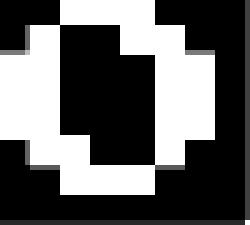
#> input picture data/0.bmp, 50 x 45 px (shown 5 times larger); its folder holds only this picture in this run
$ python -i modelgenerator.py   (imports and definitions only)
#> lines starting #> are read from the running program, lines starting #| are printed output that depends on the picture; after the words box and inside, x2 and y2 are one past the last pixel; in counts of white or black regions, pixels touching at a corner belong together
#> further down, picture is the input picture: shape (45, 50, 3); min 0, max 255, mean 97.6
### src/parser.py
from os import listdir
from os.path import isfile, join
from pathlib import Path

import cv2


class Parser:
    """List of utilities to parse a given frame and return the content in form of text"""

    def __init__(self, threshold=0.2):
        self._templates_path = '../data/'
        self._templates = {}
        self._threshold = threshold
        for template in listdir(self._templates_path):
            file = join(self._templates_path, template)
            if isfile(file):
                key = Path(file).resolve().stem
                self._templates[key] = cv2.imread(file)

    def get_char(self, frame, numbers_only=False):
        """return the char found in the frame"""
        char = ''
        final_max = -1

        black = [0, 0, 0]
        frame = cv2.copyMakeBorder(frame, 50, 50, 50, 50, cv2.BORDER_CONSTANT, value=black)
        frame = cv2.GaussianBlur(frame, (5, 5), 0)

        cv2.imshow('test', frame)

        for key in self._templates.keys():
            template = self._templates.get(key)

            res = cv2.matchTemplate(frame, template, cv2.TM_CCOEFF_NORMED)

            min_val, max_val, min_loc, max_loc = cv2.minMaxLoc(res)
            if max_val > final_max:
                char = key
                final_max = max_val
        return char

    def get_tetromino(self, frame):
        """return the tetromino found in the frame"""
        pass

### src/modelgenerator.py
import cv2
import numpy as np

from src.contour import Contour
from src.parser import Parser
from src.rect import Rect


class ModelGenerator:
    def __init__(self):
        pass

    def refresh(self, frame):
        """Processes the given frame and returns a debug image showing where the system looked
        for things and the model status for that frame"""
        frame = cv2.cvtColor(frame, cv2.COLOR_RGB2GRAY)
        frame = self.crop_window_border(frame)
        frame = self.crop_black_border(frame)
        frame = cv2.cvtColor(frame, cv2.COLOR_GRAY2RGB)
        self.get_score(frame)
        return None, frame

    @staticmethod
    def crop_window_border(frame: np.ndarray):
        """Uses contours to find the second largest contour of the window
        This happens to be the game window WITHOUT the window border and the menus

        :returns a cropped OpenCV Image"""
        _, binary_image = cv2.threshold(frame, 1, 255, 0)
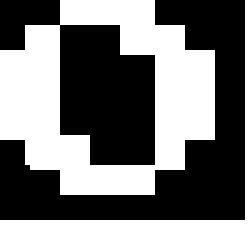
#> binary_image: shape (45, 50) (shown 5 times larger); 42.4% white; 2 white regions
        contours, hier = cv2.findContours(binary_image, cv2.RETR_TREE, cv2.CHAIN_APPROX_SIMPLE)
#> contours = 3 contours, 1 with area under 20; largest, box (x1, y1, x2, y2) and area: (0, 0, 43, 39) 1238, (11, 4, 32, 34) 499

        # Get all the contours and its areas in a list
        contours_list = []
        for contour in contours:
            area = cv2.contourArea(contour)
            contours_list.append(Contour(area=area, value=contour))
#> this loop made 3 passes
#> area on passes 2 to 3: 1238.5, 499
#> after the loop, contours_list = 3 items

        # Now sort the list and get the SECOND BIGGEST which turns out to be "-2"
        contours_list = sorted(contours_list, key=lambda x: x.area)

        # Get the rectangle enclosing that contour area and crop the image
        x, y, w, h = cv2.boundingRect(contours_list[-2].value)
#> x = 11; y = 4; w = 21; h = 30
        frame = frame[y:y + h, x:x + w]
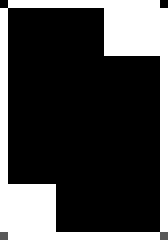
#> frame: shape (30, 21) (shown 8 times larger); min 0, max 255, mean 69.9
        return frame

    @staticmethod
    def crop_black_border(frame, ar_horiz=4, ar_vert=3):
        """Using the Aspect Ratio passed as a parameter this method will process the image and
        crop any black border either top-down or on the sides of the image. We need this since
        the actual game aspect ratio won't change but the window in which it's contained can.

        In order to do this we will find the largest image (with that aspect ratio)
        that can fit in the current frame and crop the current frame to the found image"""
#> called with ar_horiz = 4, ar_vert = 3

        aspect_ratio = float(ar_horiz) / float(ar_vert)
        h_origin, w_origin = frame.shape
#> h_origin = 30; w_origin = 21
        calculated_width = int(h_origin * aspect_ratio)
#> calculated_width = 40
        calculated_hight = int(w_origin / aspect_ratio)
#> calculated_hight = 15
        if w_origin > calculated_width:
            to_crop = w_origin - calculated_width
            frame = frame[0:h_origin, int(to_crop / 2):w_origin - int(to_crop / 2)]
        else:
            to_crop = h_origin - calculated_hight
#> to_crop = 15
            frame = frame[int(to_crop / 2):h_origin - int(to_crop / 2), 0:w_origin]
        return frame

    @staticmethod
    def get_rect_percentage(frame, x_percent, y_percent, w_percent, h_percent):
#> called with frame = array of shape (16, 21, 3), x_percent = 74, y_percent = 25, w_percent = 20, h_percent = 4
        h_origin, w_origin, _ = frame.shape
#> h_origin = 16; w_origin = 21
        x_offset = int(w_origin * (x_percent / 100))
#> x_offset = 15
        y_offset = int(h_origin * (y_percent / 100))
#> y_offset = 4
        w_rect = int(w_origin * (w_percent / 100)) + x_offset
#> w_rect = 19
        h_rect = int(h_origin * (h_percent / 100)) + y_offset
#> h_rect = 4
        rect = Rect(x=x_offset, y=y_offset, w=w_rect, h=h_rect)
#> rect = (15, 4, 19, 4)
        return rect

    def get_score(self, frame):
        """
        get_score returns the score in text.

        We can't match the whole score with the templates so we call 6 times (because there is 6 numbers in the score)
        the function and retrieve the digits one by one.
        """
        rect = self.get_rect_percentage(frame, x_percent=74, y_percent=25, w_percent=20, h_percent=4)
#> rect = (15, 4, 19, 4)

        score_frame = self._crop_by_rect(frame, rect)
#> score_frame = empty array
        #cv2.rectangle(frame, (rect.x, rect.y), (rect.w, rect.h), (0, 255, 0), 1)

        parser = Parser()
        score = []

        h, w, _ = score_frame.shape
        w = w // 6

        for i in range(6):
            digit = score_frame[0:h, w * i:(w * i) + w]
            score.append(parser.get_char(digit))
#> after the loop, score = ['0', '0', '0', '0', '0', '0']
        print(''.join(score))
#| 000000

        cv2.imshow('score_frame', score_frame)
        return score

    @staticmethod
    def _crop_by_rect(frame, rect: Rect):
        return frame[rect.y:rect.h, rect.x:rect.w]

>>> import cv2
>>> picture = cv2.cvtColor(cv2.imread('../data/0.bmp'), cv2.COLOR_BGR2RGB)
>>> result = ModelGenerator().refresh(picture)

$ run again, on data/1.bmp
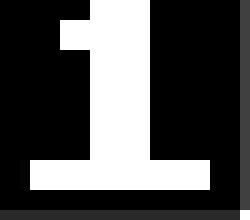
#> input picture data/1.bmp, 50 x 44 px (shown 5 times larger)
#> picture is the input picture: shape (44, 50, 3); min 0, max 255, mean 78.4
#> in crop_window_border, `_, binary_image = cv2.threshold(frame, 1, 255, 0)`:
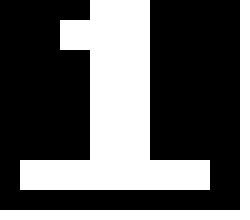
#> binary_image: shape (44, 50) (shown 5 times larger); 37.8% white; 2 white regions
#> contours = 2 contours; box (x1, y1, x2, y2) and area: (4, 0, 42, 38) 569, (0, 0, 50, 44) 92
#> the loop in crop_window_border, `for contour in contours:` made 2 passes
#> area on passes 1 to 2: 91.5, 569
#> after the loop in crop_window_border, `for contour in contours:`: contours_list = 2 items
#> in crop_window_border, `x, y, w, h = cv2.boundingRect(contours_list[-2].value)`: x = 0; w = 50; h = 44
#> in crop_black_border, `frame = frame[int(to_crop / 2):h_origin - int(to_crop / 2), 0:w_origin]`:
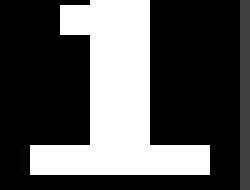
#> frame: shape (38, 50) (shown 5 times larger); min 0, max 255, mean 83.1
#> in get_score, `rect = self.get_rect_percentage(frame, x_percent=74, y_percent=25, w_p..`: rect = (37, 9, 47, 10)
#> score_frame = [[0, 0, 0], [0, 0, 0], [0, 0, 0], [0, 0, 0], [0, 0, 0], [0, 0, 0], [0, 0, 0], [0, 0, 0], [0, 0, 0], [0, 0, 0]]
#> after the loop in get_score, `for i in range(6):`: score = ['1', '1', '1', '1', '1', '1']
#| 111111
